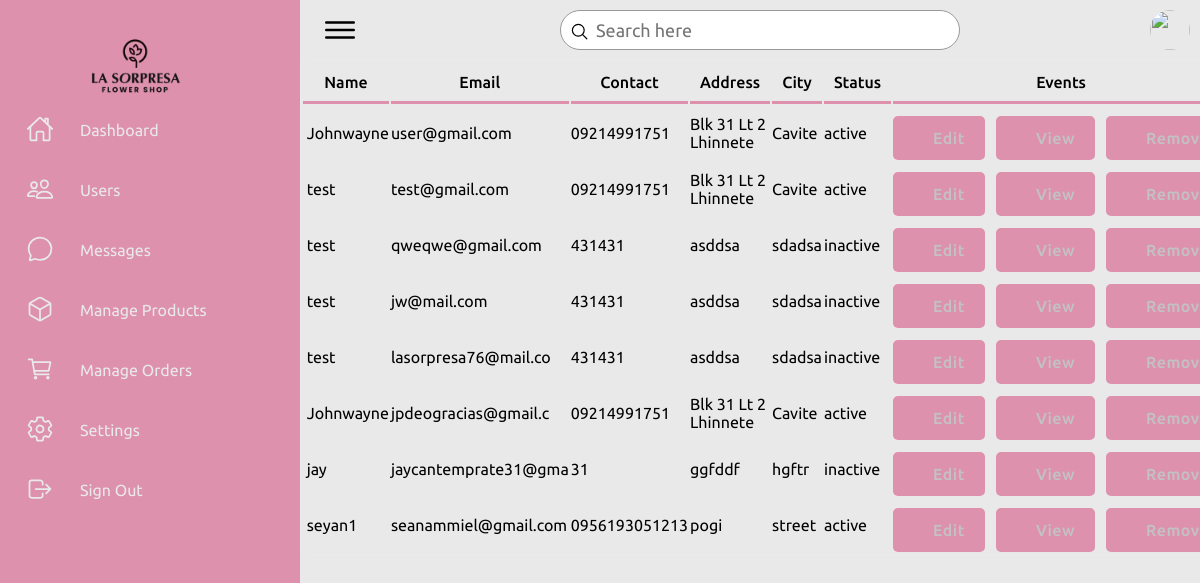
Page /admin/users.php on the earlier database version.
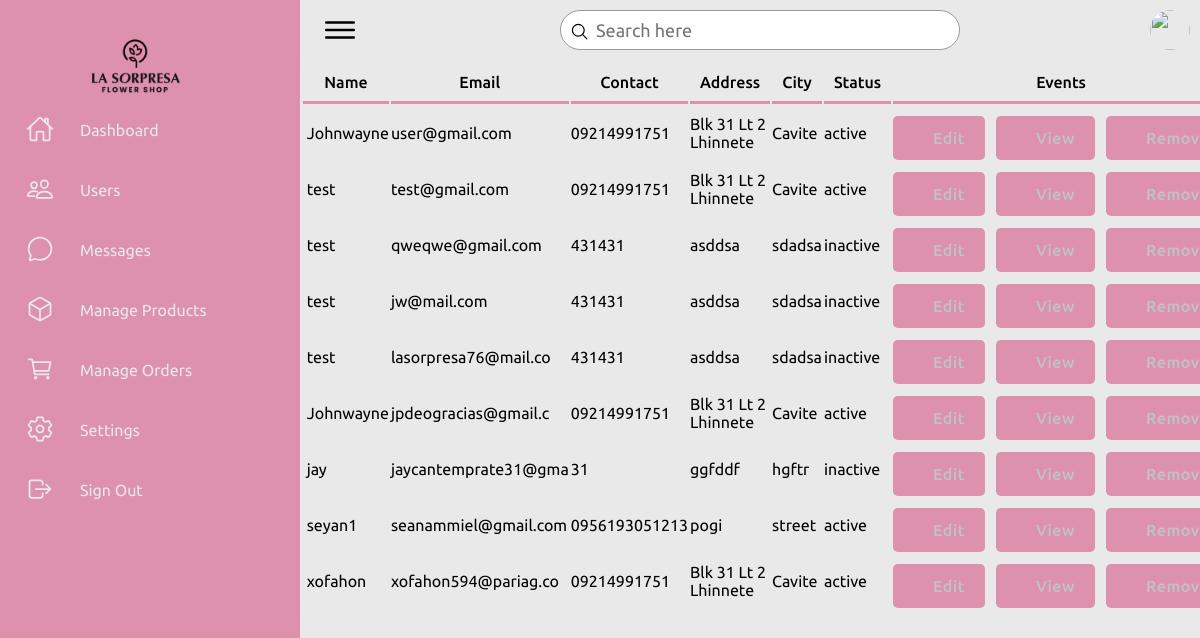
Same page on the later database version.
### tables this page shows
CREATE TABLE `customer` (
  `cust_id` int(11) NOT NULL,
  `cust_name` varchar(255) NOT NULL,
  `cust_email` varchar(255) NOT NULL,
  `cust_phone` varchar(15) NOT NULL,
  `cust_address` text NOT NULL,
  `cust_city` varchar(255) NOT NULL,
  `cust_zip` varchar(10) NOT NULL,
  `cust_s_name` varchar(255) DEFAULT NULL,
  `cust_s_phone` varchar(15) DEFAULT NULL,
  `cust_s_address` text DEFAULT NULL,
  `cust_s_city` varchar(255) DEFAULT NULL,
  `cust_s_zip` varchar(10) DEFAULT NULL,
  `cust_password` varchar(255) NOT NULL,
  `cust_datetime` datetime DEFAULT current_timestamp(),
  `cust_timestamp` timestamp NOT NULL DEFAULT current_timestamp() ON UPDATE current_timestamp(),
  `cust_status` enum('active','inactive','suspended') DEFAULT 'active'
);

### admin/users.php (the view, shortened to what the changed rows need)
<?php
include '../config.php';
$sql = "SELECT * FROM customer";
?>
<!DOCTYPE html>
<html lang="en">
<head>
    <link rel="stylesheet" href="../css/style.css">
    <link rel="stylesheet" href="https://cdnjs.cloudflare.com/ajax/libs/animate.css/4.1.1/animate.min.css"/>
    <link rel="stylesheet" href="https://cdnjs.cloudflare.com/ajax/libs/font-awesome/6.5.2/css/all.min.css">
    <link rel="stylesheet" href="../css/animations.css">
    <link rel="stylesheet" href="../css/admin1.css">
    <link rel="stylesheet" href="../css/admin2.css">
</head>
<body>
    <div class="container">
        <div class="main">
            <tr>
                <td colspan="4">
                    <div class="abc scroll">
                        <table width="93%" class="sub-table scrolldown" border="0">
                            <thead>
                                <tr>
                                    <th class="table-headin">
                                        Name
                                    </th>
                                    <th class="table-headin">
                                        Email
                                    </th>
                                    <th class="table-headin">
                                        Contact
                                    </th>
                                    <th class="table-headin">
                                        Address
                                    </th>
                                    <th class="table-headin">
                                        City
                                    </th>
                                    <th class="table-headin">
                                        Status
                                    </th>
                                    <th class="table-headin">
                                        Events
                                    </th>
                            </thead>
                            <tbody>
                                <?php
                                $result = mysqli_query($conn, $sql);
                                if ($result->num_rows == 0) {
                                    echo '<tr>
                                    <td colspan="4">
                                    <br><br><br><br>
                                    <center>
                                    <br>
                                    <p class="heading-main12" style="margin-left: 45px;font-size:20px;color:rgb(49, 49, 49)">We  couldnt find anything related to your keywords !</p>
                                    <a class="non-style-link" href="users.php"><button  class="login-btn btn-primary-soft btn"  style="display: flex;justify-content: center;align-items: center;margin-left:20px;">&nbsp;  &nbsp;</font></button>
                                    </a>
                                    </center>
                                    <br><br><br><br>
                                    </td>
                                    </tr>';
                                } else {
                                    for ($x = 0; $x < $result->num_rows; $x++) {
                                        $row = $result->fetch_assoc();
                                        $cust_id = $row["cust_id"];
                                        $cust_name = $row["cust_name"];
                                        $cust_email = $row["cust_email"];
                                        $cust_phone = $row["cust_phone"];
                                        $cust_address = $row["cust_address"];
                                        $cust_city = $row["cust_city"];
                                        $cust_status = $row["cust_status"];
                                        echo '<tr>
                                        <td> &nbsp;' .
                                            substr($cust_name, 0, 30)
                                            . '</td>
                                        <td>
                                        ' . substr($cust_email, 0, 20) . '
                                        </td>
                                        <td>
                                        ' . substr($cust_phone, 0, 20) . '
                                        </td>
                                        <td>
                                        ' . substr($cust_address, 0, 20) . '
                                        </td>
                                        <td>
                                        ' . substr($cust_city, 0, 20) . '
                                        </td>
                                        <td>
                                        ' . substr($cust_status, 0, 20) . '
                                        </td>
                                        <td>
                                        <div style="display:flex;justify-content: center;">
                                        <a href="?action=edit&id=' . $cust_id . '&error=0" class="non-style-link"><button  class="btn-primary-soft btn button-icon btn-edit"  style="padding-left: 40px;padding-top: 12px;padding-bottom: 12px;margin-top: 10px;"><font class="tn-in-text">Edit</font></button></a>
                                        &nbsp;&nbsp;&nbsp;
                                        <a href="?action=view&id=' . $cust_id . '" class="non-style-link"><button  class="btn-primary-soft btn button-icon btn-view"  style="padding-left: 40px;padding-top: 12px;padding-bottom: 12px;margin-top: 10px;"><font class="tn-in-text">View</font></button></a>
                                       &nbsp;&nbsp;&nbsp;
                                       <a href="?action=drop&id=' . $cust_id . '&name=' . $cust_name . '" class="non-style-link"><button  class="btn-primary-soft btn button-icon btn-delete"  style="padding-left: 40px;padding-top: 12px;padding-bottom: 12px;margin-top: 10px;"><font class="tn-in-text">Remove</font></button></a>
                                        </div>
                                        </td>
                                    </tr>';
                                    }
                                }
                                ?>
                            </tbody>
                        </table>
                    </div>
                </td>
            </tr>
        </div>
    </div>
</body>
</html>

Differences in the rows shown:
added customer: cust_name "xofahon", cust_email "xofahon594@pariag.co", cust_phone "09214991751", cust_address "Blk 31 Lt 2 Lhinnete", cust_city "Cavite", cust_status "active"
